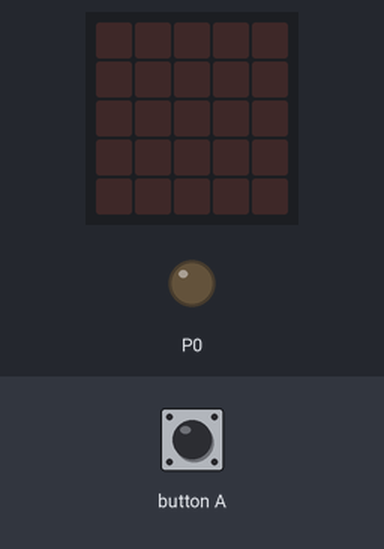
The program below on a simulated BBC micro:bit running MicroPython. Shown: the board's 5×5 LED display, output pins drawn as LEDs (lit = HIGH). The test bench sets the inputs (shaded band).

Above: at 1.2 s.
1.3 s: button A pressed for 0.15 s
At 2.1 s:
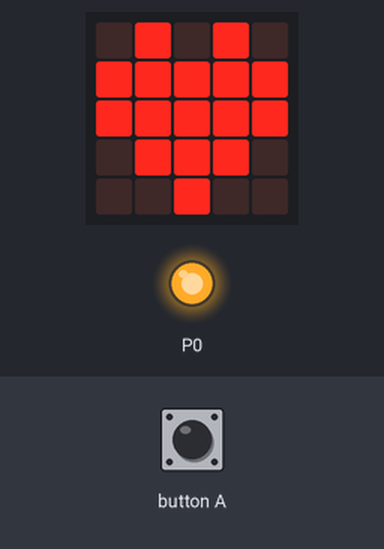
At 3.0 s:
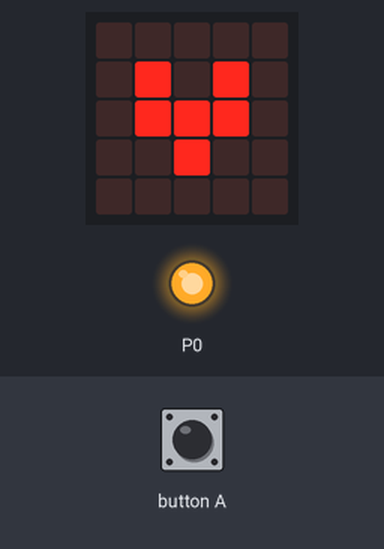
Timing chart, 0 to 4.5 s (numbered marks = the images above; inputs shaded):
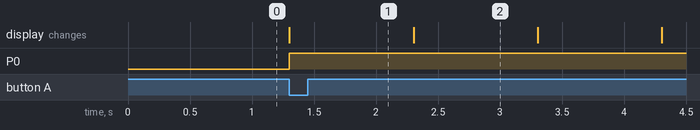

The program:

Small_fan.py
```python
from microbit import *

while True:
    if button_a.is_pressed():
        while True:
            pin0.write_digital(1)
            display.show(Image.HEART)
            sleep(1000)
            display.show(Image.HEART_SMALL)
            sleep(1000)
    else:
        display.show(Image.HAPPY)
        display.clear()
```

Measured:
- after the input at 1.3 s, P0: LOW → HIGH at once; the display: changes at once (image 1)
- what the display in image 2 shows lasts 1.0 s, from 2.3 s to 3.3 s
